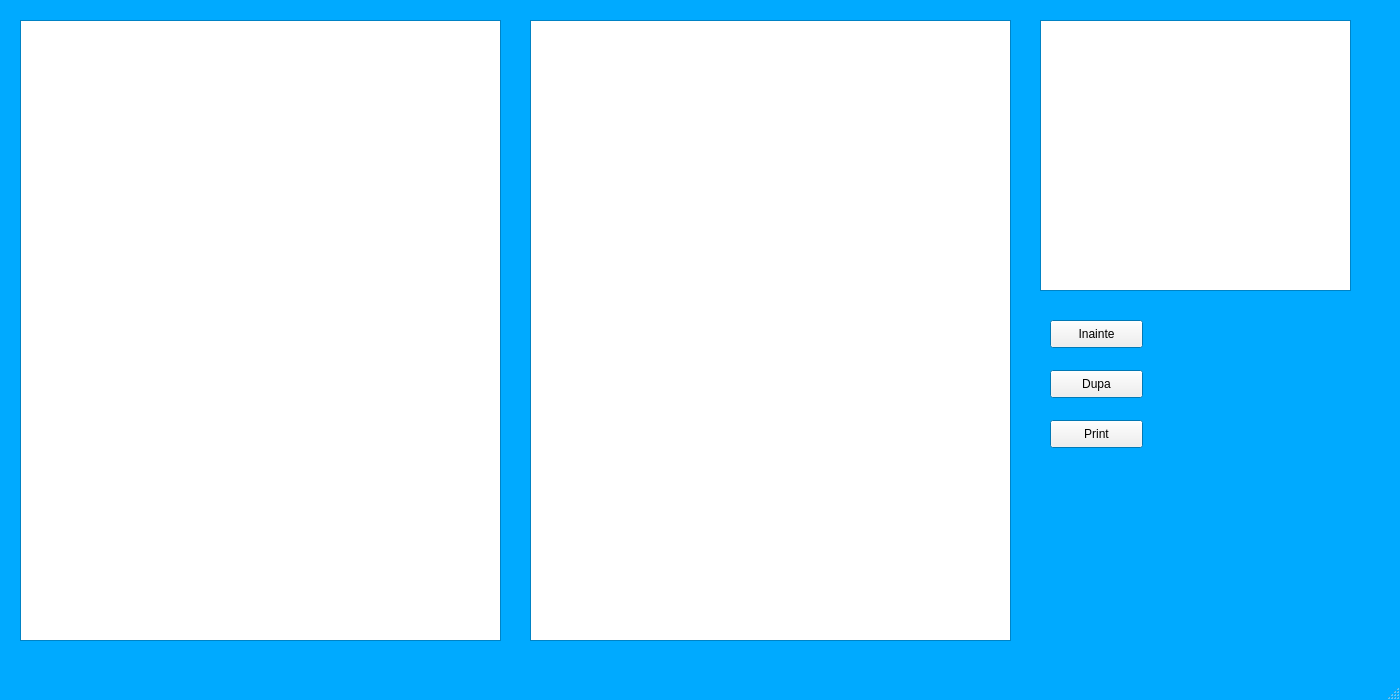
<?xml version="1.0" encoding="UTF-8"?>
<ui version="4.0">
 <class>MainWindow</class>
 <widget class="QMainWindow" name="MainWindow">
  <property name="enabled">
   <bool>true</bool>
  </property>
  <property name="geometry">
   <rect>
    <x>0</x>
    <y>0</y>
    <width>1400</width>
    <height>700</height>
   </rect>
  </property>
  <property name="palette">
   <palette>
    <active>
     <colorrole role="Base">
      <brush brushstyle="SolidPattern">
       <color alpha="255">
        <red>255</red>
        <green>255</green>
        <blue>255</blue>
       </color>
      </brush>
     </colorrole>
     <colorrole role="Window">
      <brush brushstyle="SolidPattern">
       <color alpha="255">
        <red>0</red>
        <green>170</green>
        <blue>255</blue>
       </color>
      </brush>
     </colorrole>
    </active>
    <inactive>
     <colorrole role="Base">
      <brush brushstyle="SolidPattern">
       <color alpha="255">
        <red>255</red>
        <green>255</green>
        <blue>255</blue>
       </color>
      </brush>
     </colorrole>
     <colorrole role="Window">
      <brush brushstyle="SolidPattern">
       <color alpha="255">
        <red>0</red>
        <green>170</green>
        <blue>255</blue>
       </color>
      </brush>
     </colorrole>
    </inactive>
    <disabled>
     <colorrole role="Base">
      <brush brushstyle="SolidPattern">
       <color alpha="255">
        <red>0</red>
        <green>170</green>
        <blue>255</blue>
       </color>
      </brush>
     </colorrole>
     <colorrole role="Window">
      <brush brushstyle="SolidPattern">
       <color alpha="255">
        <red>0</red>
        <green>170</green>
        <blue>255</blue>
       </color>
      </brush>
     </colorrole>
    </disabled>
   </palette>
  </property>
  <property name="windowTitle">
   <string>MainWindow</string>
  </property>
  <widget class="QWidget" name="centralwidget">
   <widget class="QPushButton" name="adauga2">
    <property name="geometry">
     <rect>
      <x>1050</x>
      <y>370</y>
      <width>93</width>
      <height>28</height>
     </rect>
    </property>
    <property name="text">
     <string>Dupa</string>
    </property>
   </widget>
   <widget class="QPushButton" name="adauga1">
    <property name="geometry">
     <rect>
      <x>1050</x>
      <y>320</y>
      <width>93</width>
      <height>28</height>
     </rect>
    </property>
    <property name="text">
     <string>Inainte</string>
    </property>
   </widget>
   <widget class="QPushButton" name="print">
    <property name="geometry">
     <rect>
      <x>1050</x>
      <y>420</y>
      <width>93</width>
      <height>28</height>
     </rect>
    </property>
    <property name="text">
     <string>Print</string>
    </property>
   </widget>
   <widget class="QTextBrowser" name="textfile">
    <property name="geometry">
     <rect>
      <x>1040</x>
      <y>20</y>
      <width>311</width>
      <height>271</height>
     </rect>
    </property>
    <property name="palette">
     <palette>
      <active>
       <colorrole role="Text">
        <brush brushstyle="SolidPattern">
         <color alpha="255">
          <red>0</red>
          <green>0</green>
          <blue>0</blue>
         </color>
        </brush>
       </colorrole>
       <colorrole role="ButtonText">
        <brush brushstyle="SolidPattern">
         <color alpha="255">
          <red>0</red>
          <green>0</green>
          <blue>0</blue>
         </color>
        </brush>
       </colorrole>
       <colorrole role="Base">
        <brush brushstyle="SolidPattern">
         <color alpha="255">
          <red>255</red>
          <green>255</green>
          <blue>255</blue>
         </color>
        </brush>
       </colorrole>
       <colorrole role="Window">
        <brush brushstyle="SolidPattern">
         <color alpha="255">
          <red>0</red>
          <green>170</green>
          <blue>255</blue>
         </color>
        </brush>
       </colorrole>
       <colorrole role="PlaceholderText">
        <brush brushstyle="SolidPattern">
         <color alpha="128">
          <red>0</red>
          <green>0</green>
          <blue>0</blue>
         </color>
        </brush>
       </colorrole>
      </active>
      <inactive>
       <colorrole role="Text">
        <brush brushstyle="SolidPattern">
         <color alpha="255">
          <red>0</red>
          <green>0</green>
          <blue>0</blue>
         </color>
        </brush>
       </colorrole>
       <colorrole role="ButtonText">
        <brush brushstyle="SolidPattern">
         <color alpha="255">
          <red>0</red>
          <green>0</green>
          <blue>0</blue>
         </color>
        </brush>
       </colorrole>
       <colorrole role="Base">
        <brush brushstyle="SolidPattern">
         <color alpha="255">
          <red>255</red>
          <green>255</green>
          <blue>255</blue>
         </color>
        </brush>
       </colorrole>
       <colorrole role="Window">
        <brush brushstyle="SolidPattern">
         <color alpha="255">
          <red>0</red>
          <green>170</green>
          <blue>255</blue>
         </color>
        </brush>
       </colorrole>
       <colorrole role="PlaceholderText">
        <brush brushstyle="SolidPattern">
         <color alpha="128">
          <red>0</red>
          <green>0</green>
          <blue>0</blue>
         </color>
        </brush>
       </colorrole>
      </inactive>
      <disabled>
       <colorrole role="Text">
        <brush brushstyle="SolidPattern">
         <color alpha="255">
          <red>120</red>
          <green>120</green>
          <blue>120</blue>
         </color>
        </brush>
       </colorrole>
       <colorrole role="ButtonText">
        <brush brushstyle="SolidPattern">
         <color alpha="255">
          <red>120</red>
          <green>120</green>
          <blue>120</blue>
         </color>
        </brush>
       </colorrole>
       <colorrole role="Base">
        <brush brushstyle="SolidPattern">
         <color alpha="255">
          <red>0</red>
          <green>170</green>
          <blue>255</blue>
         </color>
        </brush>
       </colorrole>
       <colorrole role="Window">
        <brush brushstyle="SolidPattern">
         <color alpha="255">
          <red>0</red>
          <green>170</green>
          <blue>255</blue>
         </color>
        </brush>
       </colorrole>
       <colorrole role="PlaceholderText">
        <brush brushstyle="SolidPattern">
         <color alpha="128">
          <red>0</red>
          <green>0</green>
          <blue>0</blue>
         </color>
        </brush>
       </colorrole>
      </disabled>
     </palette>
    </property>
   </widget>
   <widget class="QGraphicsView" name="image2">
    <property name="geometry">
     <rect>
      <x>530</x>
      <y>20</y>
      <width>481</width>
      <height>621</height>
     </rect>
    </property>
   </widget>
   <widget class="QGraphicsView" name="image1">
    <property name="geometry">
     <rect>
      <x>20</x>
      <y>20</y>
      <width>481</width>
      <height>621</height>
     </rect>
    </property>
   </widget>
  </widget>
  <widget class="QMenuBar" name="menubar">
   <property name="geometry">
    <rect>
     <x>0</x>
     <y>0</y>
     <width>1400</width>
     <height>26</height>
    </rect>
   </property>
  </widget>
  <widget class="QStatusBar" name="statusbar"/>
 </widget>
 <resources/>
 <connections/>
</ui>
